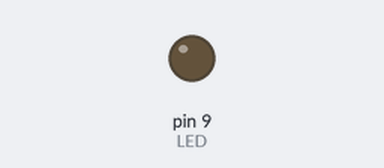
Recording of a sketch running on a simulated Arduino Uno, built with avr-gcc and run on an emulated ATmega328P. On the bench: output pins drawn as LEDs (lit = HIGH).

Above: at 0.15 s.
Timing chart, 0 to 1.6 s (numbered marks = the images above):
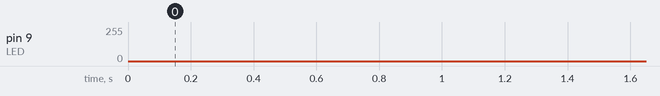

The sketch:

blink_sketch.ino
```cpp
//#define LED 13   //LED = pin 13
int i = 0;
const int LED = 9;

void setup() {
  pinMode(LED, OUTPUT);    //use LED as output
}

void loop() {
  /*
  digitalWrite(LED_BUILTIN, HIGH);    //turns LED on
  delay(4000);                        //waits 1 second
  digitalWrite(LED_BUILTIN, LOW);     //turns LED off
  delay(500);                         //waits 1 second
  */

  for (int i = 0; i < 255; i++)
  {
    analogWrite(LED, i);
    delay(5);
  }

  for (int i = 255; i > 0; i--)       //i-- = i-=1, i++ = i+=1
  {
    analogWrite(LED, i);
    delay(5);
  }
}
```
